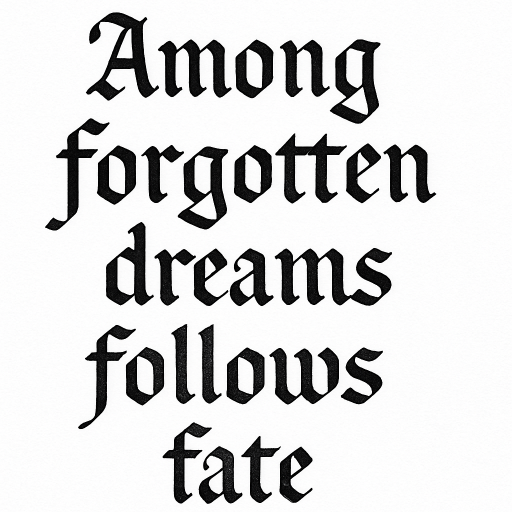
#> input picture Calligraphy_Extracting_and_Font_Approaches/images/img.png, 1024 x 1024 px, found by its file name (shown at 1/2 size)
$ python Pyteserract.py
#> lines starting #> are read from the running program, lines starting #| are printed output that depends on the picture; after the words box and inside, x2 and y2 are one past the last pixel; in counts of white or black regions, pixels touching at a corner belong together
import cv2
import pytesseract
from PIL import Image
import numpy as np

# ✅ Optional: If tesseract is NOT in your PATH
# pytesseract.pytesseract.tesseract_cmd = r'C:\Path\to\tesseract.exe'

def preprocess_for_calligraphy(image_path):
    """Load and preprocess calligraphy-style image for better OCR results."""
#> called with image_path = 'img.png'
    # Read the image
    img = cv2.imread(image_path)
#> img is the input picture: shape (1024, 1024, 3); mean B, G, R 216, 215.8, 215.9

    # 1️⃣ Convert to grayscale
    gray = cv2.cvtColor(img, cv2.COLOR_BGR2GRAY)

    # 2️⃣ Apply bilateral filter for denoising while preserving edges
    denoised = cv2.bilateralFilter(gray, 9, 75, 75)

    # 3️⃣ Threshold to create a clean binary image
    _, thresh = cv2.threshold(denoised, 127, 255, cv2.THRESH_BINARY + cv2.THRESH_OTSU)
#> thresh: shape (1024, 1024); 84.6% white; 29 black regions, largest, box (x1, y1, x2, y2) and area: (549, 496, 784, 612) 12519, (172, 25, 318, 201) 9367, (316, 79, 463, 195) 8078

    # 4️⃣ Optional: Resize for better OCR (sometimes improves accuracy for stylized text)
    scale_factor = 1.5
    new_size = (int(thresh.shape[1] * scale_factor), int(thresh.shape[0] * scale_factor))
#> new_size = (1536, 1536)
    resized = cv2.resize(thresh, new_size, interpolation=cv2.INTER_CUBIC)
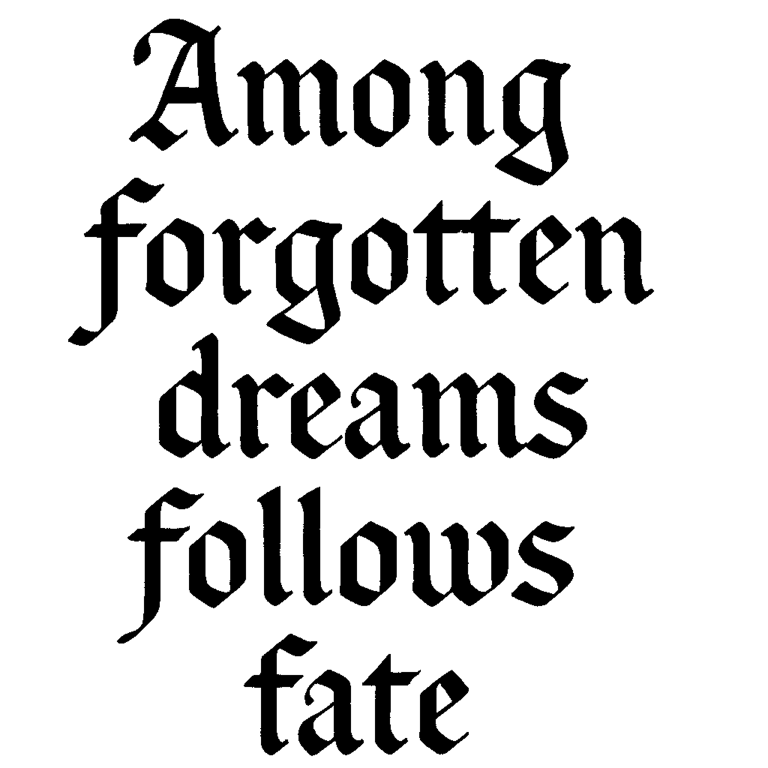
#> resized: shape (1536, 1536) (shown at 1/2 size); min 0, max 255, mean 215.8

    return resized

def extract_calligraphy_text(image_path, lang='eng'):
    """Extract text from calligraphy-style image using Tesseract."""
    preprocessed = preprocess_for_calligraphy(image_path)

    # ✅ Perform OCR
#> (the run stopped early here; a loop or call above may not have finished)
